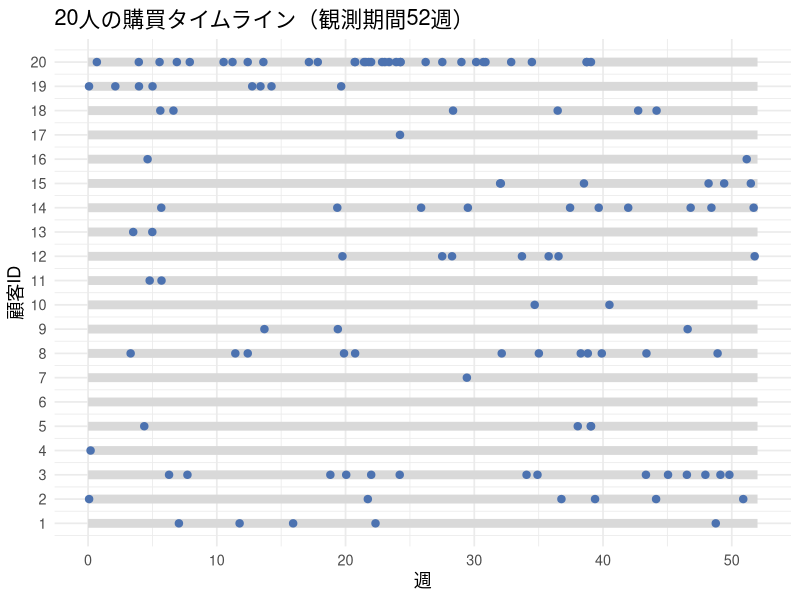
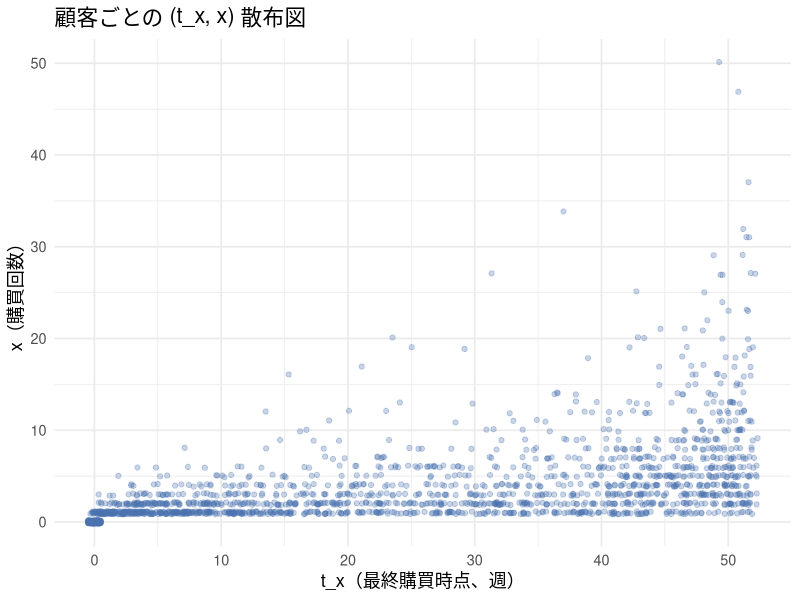
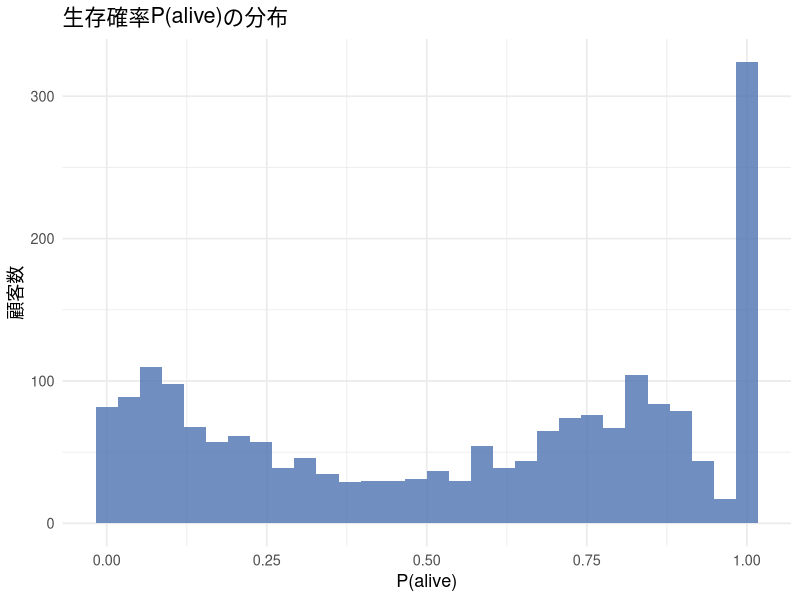
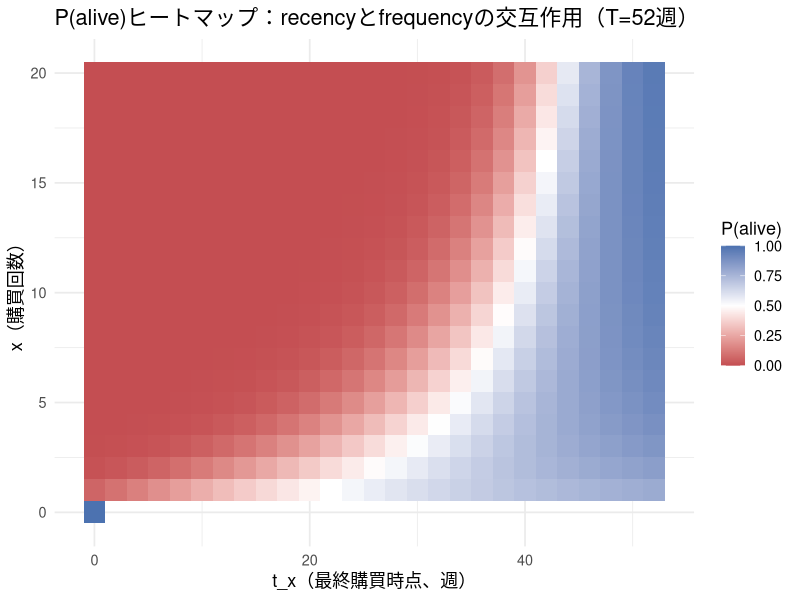
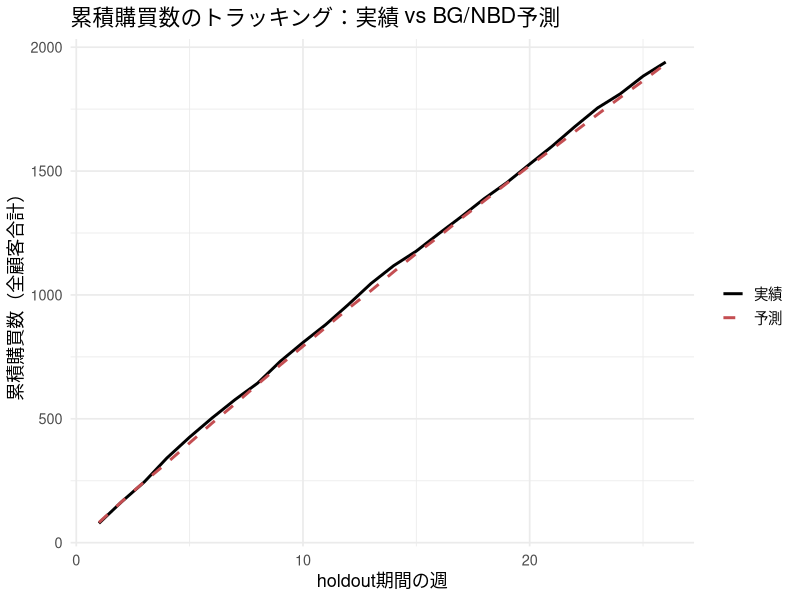
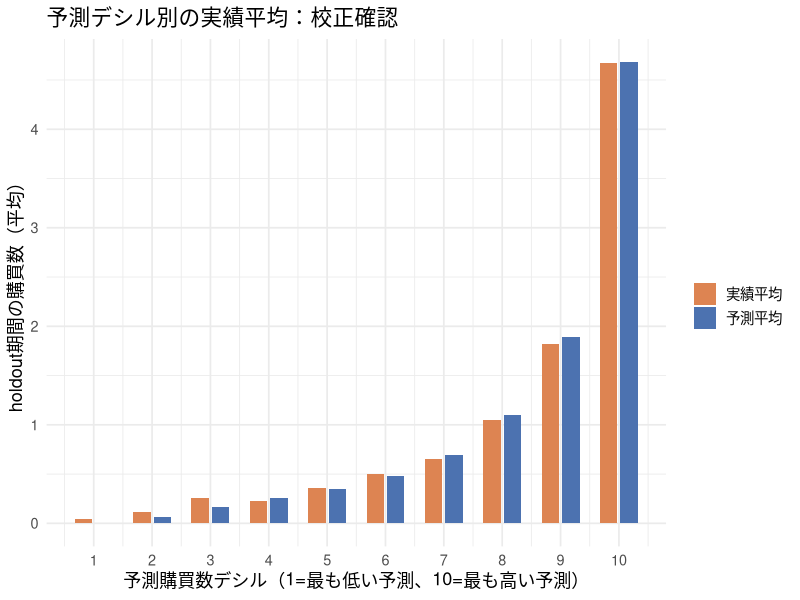

Write R code to recreate these figures, in order.
## ---- chunk 1
#| include: false
library(ggplot2)
library(dplyr)
library(tidyr)
library(knitr)

set.seed(202610)

theme_lecture <- function() {
  fam <- if (Sys.info()[["sysname"]] == "Darwin") "Hiragino Sans" else ""
  theme_minimal(base_size = 13, base_family = fam)
}
theme_set(theme_lecture())
knitr::opts_chunk$set(fig.align = "center", dpi = 144)
options(scipen = 8)
## ---- chunk 2
#| label: fig-lec8-timeline
#| fig-cap: "20人分の購買タイムライン（横軸=観測期間の週。点=購買イベント）"

simulate_customer_events <- function(lambda, p_drop, T) {
  t <- 0
  events <- c()
  repeat {
    wait <- rexp(1, rate = lambda)
    t_next <- t + wait
    if (t_next > T) break
    t <- t_next
    events <- c(events, t)
    if (runif(1) < p_drop) break   # 購買直後に確率p_dropで離脱
  }
  events
}

n_demo <- 20
T_demo <- 52
r_demo <- 0.8; alpha_demo <- 6; a_demo <- 0.7; b_demo <- 2.5

lambda_demo <- rgamma(n_demo, shape = r_demo, rate = alpha_demo)
p_demo <- rbeta(n_demo, a_demo, b_demo)

timeline_list <- lapply(1:n_demo, function(i) {
  ev <- simulate_customer_events(lambda_demo[i], p_demo[i], T_demo)
  # 購買0回の顧客は rep(i, 0) が長さ0になり、0行のdata.frameになる（安全）
  data.frame(customer = rep(i, length(ev)), event_time = ev)
})
timeline_df <- do.call(rbind, timeline_list)

ggplot(timeline_df, aes(x = event_time, y = customer)) +
  annotate("segment", x = 0, xend = T_demo, y = 1:n_demo, yend = 1:n_demo,
           color = "gray85", linewidth = 3) +
  geom_point(color = "#4C72B0", size = 2.2) +
  labs(x = "週", y = "顧客ID", title = "20人の購買タイムライン（観測期間52週）") +
  scale_y_continuous(breaks = 1:n_demo)
## ---- chunk 3
#| label: lec8-dgp

N <- 2000
T_cal <- 52     # calibration期間（週）
T_holdout <- 26 # holdout期間（週）
T_total <- T_cal + T_holdout

r_true <- 0.8; alpha_true <- 6; a_true <- 0.7; b_true <- 2.5

lambda_true <- rgamma(N, shape = r_true, rate = alpha_true)
p_true <- rbeta(N, a_true, b_true)

# 各顧客の購買イベントを観測期間全体(calibration+holdout)でシミュレーションする
simulate_full_history <- function(lambda, p_drop, T) {
  t <- 0
  events <- c()
  repeat {
    wait <- rexp(1, rate = lambda)
    t_next <- t + wait
    if (t_next > T) break
    t <- t_next
    events <- c(events, t)
    if (runif(1) < p_drop) break
  }
  events
}

all_events <- vector("list", N)
for (i in 1:N) {
  all_events[[i]] <- simulate_full_history(lambda_true[i], p_true[i], T_total)
}

# calibration期間(52週)だけを見て (x, t_x) を作る(holdoutの情報は使わない)
x_cal  <- sapply(all_events, function(ev) sum(ev <= T_cal))
tx_cal <- sapply(all_events, function(ev) {
  ev_cal <- ev[ev <= T_cal]
  if (length(ev_cal) == 0) 0 else max(ev_cal)
})

cat("calibration期間の購買回数xの分布:\n")
table(cut(x_cal, breaks = c(-1, 0, 1, 2, 3, 5, 10, Inf),
          labels = c("0", "1", "2", "3", "4-5", "6-10", "11+")))
## ---- chunk 4
#| label: fig-lec8-scatter
#| fig-cap: "顧客ごとの (t_x, x) 散布図（calibration期間52週）"

scatter_df <- data.frame(x = x_cal, tx = tx_cal)
ggplot(scatter_df, aes(x = tx, y = x)) +
  geom_jitter(alpha = 0.3, width = 0.5, height = 0.15, color = "#4C72B0") +
  labs(x = "t_x（最終購買時点、週）", y = "x（購買回数）",
       title = "顧客ごとの (t_x, x) 散布図")
## ---- chunk 5
#| label: lec8-loglik

# logsumexp: log(exp(a) + exp(b)) を数値的に安定に計算する
logsumexp2 <- function(log_a, log_b) {
  m <- pmax(log_a, log_b)
  m + log(exp(log_a - m) + exp(log_b - m))
}

# BG/NBDの対数尤度（ベクトル化: x, tx, Tは同じ長さのベクトル）
bgnbd_loglik <- function(r, alpha, a, b, x, tx, T) {
  ln_Bab <- lbeta(a, b)  # 定数(全顧客共通)

  # 第1項(常に生きている経路)
  ln_A0 <- lbeta(a, b + x) - ln_Bab +
    lgamma(r + x) - lgamma(r) +
    r * log(alpha) - (r + x) * log(alpha + T)

  # 第2項(t_xで離脱していた経路)。x=0の行では式自体を評価しない
  ln_A1 <- rep(-Inf, length(x))
  idx <- x > 0
  ln_A1[idx] <- lbeta(a + 1, b + x[idx] - 1) - ln_Bab +
    lgamma(r + x[idx]) - lgamma(r) +
    r * log(alpha) - (r + x[idx]) * log(alpha + tx[idx])

  logsumexp2(ln_A0, ln_A1)
}

# optimに渡す負の対数尤度。thetaはlog変換した(r,alpha,a,b)を受け取る(正値制約を外すため)
neg_loglik_bgnbd <- function(theta_log, x, tx, T) {
  params <- exp(theta_log)
  r <- params[1]; alpha <- params[2]; a <- params[3]; b <- params[4]
  -sum(bgnbd_loglik(r, alpha, a, b, x, tx, T))
}
## ---- chunk 6
#| label: lec8-mle

theta_init <- log(c(r = 1, alpha = 1, a = 1, b = 1))

opt_result <- optim(
  par = theta_init,
  fn = neg_loglik_bgnbd,
  x = x_cal, tx = tx_cal, T = rep(T_cal, N),
  method = "L-BFGS-B",
  hessian = TRUE
)

theta_hat <- exp(opt_result$par)
names(theta_hat) <- c("r", "alpha", "a", "b")
theta_hat
## ---- chunk 7
#| label: lec8-recovery-table

true_params <- c(r = r_true, alpha = alpha_true, a = a_true, b = b_true)

recovery_df <- data.frame(
  parameter = names(true_params),
  true_value = true_params,
  estimate = round(theta_hat, 4)
)
kable(recovery_df, caption = "真値とMLE推定値の比較（N=2,000、calibration 52週）")
## ---- chunk 8
#| label: lec8-se

# Hessianはlog-scaleのthetaについてのものなので、delta法で元のスケールのSEに変換する
vcov_log <- solve(opt_result$hessian)
se_log <- sqrt(diag(vcov_log))

# delta法: g(theta) = exp(theta) のとき se(g(theta)) ~ g(theta) * se(theta)
se_orig <- theta_hat * se_log

ci_lower <- theta_hat - 1.96 * se_orig
ci_upper <- theta_hat + 1.96 * se_orig

inference_df <- data.frame(
  parameter = names(true_params),
  true_value = true_params,
  estimate = round(theta_hat, 4),
  se = round(se_orig, 4),
  ci_lower = round(ci_lower, 4),
  ci_upper = round(ci_upper, 4)
)
kable(inference_df, caption = "推定値・標準誤差・95%信頼区間（真値との比較）")
## ---- chunk 9
#| label: lec8-palive-fn

palive_bgnbd <- function(r, alpha, a, b, x, tx, T) {
  ratio <- (alpha + T) / (alpha + tx)
  term <- ifelse(x > 0, (a / (b + x - 1)) * ratio^(r + x), 0)
  1 / (1 + term)
}

# 全顧客にP(alive)を付与する
palive_all <- palive_bgnbd(theta_hat["r"], theta_hat["alpha"], theta_hat["a"], theta_hat["b"],
                           x_cal, tx_cal, T_cal)

cat("P(alive)の要約統計:\n")
summary(palive_all)
## ---- chunk 10
#| label: fig-lec8-palive-hist
#| fig-cap: "P(alive)の分布（全顧客）"

ggplot(data.frame(palive = palive_all), aes(x = palive)) +
  geom_histogram(bins = 30, fill = "#4C72B0", alpha = 0.8) +
  labs(x = "P(alive)", y = "顧客数", title = "生存確率P(alive)の分布")
## ---- chunk 11
#| label: fig-lec8-palive-heatmap
#| fig-cap: "(x, t_x)平面でのP(alive)ヒートマップ（T=52週）"

x_grid  <- 0:20
tx_grid <- seq(0, 52, by = 2)

heatmap_df <- expand.grid(x = x_grid, tx = tx_grid)
# t_x > T になる組み合わせ、あるいは x=0なのにtx>0という不可能な組み合わせは除く
heatmap_df <- heatmap_df[heatmap_df$tx <= T_cal & !(heatmap_df$x == 0 & heatmap_df$tx > 0), ]

heatmap_df$palive <- palive_bgnbd(
  theta_hat["r"], theta_hat["alpha"], theta_hat["a"], theta_hat["b"],
  heatmap_df$x, heatmap_df$tx, T_cal
)

ggplot(heatmap_df, aes(x = tx, y = x, fill = palive)) +
  geom_tile() +
  scale_fill_gradient2(low = "#C44E52", mid = "white", high = "#4C72B0",
                        midpoint = 0.5, limits = c(0, 1)) +
  labs(x = "t_x（最終購買時点、週）", y = "x（購買回数）", fill = "P(alive)",
       title = "P(alive)ヒートマップ：recencyとfrequencyの交互作用（T=52週）")
## ---- chunk 12
#| label: lec8-recency-frequency-example

# T=52週、最終購買が44週目(=最後の購買から8週間の沈黙)で固定し、xを変える
tx_fixed <- 44
example_df <- data.frame(x = c(1, 2, 3, 5, 8, 12, 20))
example_df$palive <- palive_bgnbd(
  theta_hat["r"], theta_hat["alpha"], theta_hat["a"], theta_hat["b"],
  example_df$x, tx_fixed, T_cal
)
kable(example_df, digits = 4,
      caption = "recency固定(最終購買から8週間沈黙)でも、frequencyでP(alive)が変わる")
## ---- chunk 13
#| label: lec8-forecast-fn

# 生存している1顧客を、予測開始時点0からhorizon_weeks週だけ前向きに走らせる
simulate_future_path <- function(lambda, p_drop, horizon_weeks) {
  t <- 0
  events <- numeric(0)
  repeat {
    t_next <- t + rexp(1, rate = lambda)
    if (t_next > horizon_weeks) break
    t <- t_next
    events <- c(events, t)
    if (runif(1) < p_drop) break  # 将来の各購買直後にも離脱判定
  }
  events
}

# 1顧客の予測期間合計購買数をS本の将来パスで近似する
simulate_future_purchases <- function(r_hat, alpha_hat, a_hat, b_hat,
                                      x, T_cal, p_alive, H, S = 30) {
  lambda_post <- rgamma(S, shape = r_hat + x, rate = alpha_hat + T_cal)
  p_post <- rbeta(S, shape1 = a_hat, shape2 = b_hat + x)
  is_alive <- runif(S) < p_alive
  n_events <- numeric(S)
  for (s in seq_len(S)) {
    if (!is_alive[s]) next
    n_events[s] <- length(simulate_future_path(lambda_post[s], p_post[s], H))
  }
  mean(n_events)
}
## ---- chunk 14
#| label: lec8-holdout-weekly

# holdout期間を連続時間（単位=週）で前向きに走らせ、(w-1,w]ごとに集計する
simulate_holdout_weekly <- function(r_hat, alpha_hat, a_hat, b_hat,
                                    x, T_cal, p_alive, n_weeks, S = 20) {
  lambda_post <- rgamma(S, shape = r_hat + x, rate = alpha_hat + T_cal)
  p_post <- rbeta(S, shape1 = a_hat, shape2 = b_hat + x)
  is_alive <- runif(S) < p_alive
  weekly_counts <- matrix(0, nrow = S, ncol = n_weeks)
  for (s in seq_len(S)) {
    if (!is_alive[s]) next
    event_times <- simulate_future_path(lambda_post[s], p_post[s], n_weeks)
    if (length(event_times) > 0) {
      # ceiling(t)により、時刻tを実績と同じ区間(w-1,w]へ割り当てる
      weekly_counts[s, ] <- tabulate(ceiling(event_times), nbins = n_weeks)
    }
  }
  colMeans(weekly_counts)
}

# 全顧客についてholdoutの週次予測購買数を積み上げる(計算量を抑えるためS=20)
pred_weekly_matrix <- matrix(0, nrow = N, ncol = T_holdout)
for (i in 1:N) {
  pred_weekly_matrix[i, ] <- simulate_holdout_weekly(
    theta_hat["r"], theta_hat["alpha"], theta_hat["a"], theta_hat["b"],
    x_cal[i], T_cal, palive_all[i], T_holdout, S = 20
  )
}
pred_weekly_total <- colSums(pred_weekly_matrix)
pred_indiv_total  <- rowSums(pred_weekly_matrix)   # 個人ごとの予測合計(デシル分析用)

# 実測: holdout期間(52-78週)の週次購買数
actual_weekly_total <- sapply(1:T_holdout, function(w) {
  sum(sapply(all_events, function(ev) sum(ev > T_cal + w - 1 & ev <= T_cal + w)))
})
actual_indiv_total <- sapply(all_events, function(ev) sum(ev > T_cal))

tracking_summary <- data.frame(
  series = c("実績", "BG/NBD予測"),
  purchases_26_weeks = c(sum(actual_weekly_total), sum(pred_weekly_total))
)
kable(tracking_summary, digits = 1, caption = "holdout 26週の総購買数（再計算結果）")
## ---- chunk 15
#| label: fig-lec8-tracking
#| fig-cap: "holdout期間(26週)の週次累積購買数：実績 vs 予測"

tracking_df <- data.frame(
  week = 1:T_holdout,
  actual_cum = cumsum(actual_weekly_total),
  predicted_cum = cumsum(pred_weekly_total)
) %>%
  pivot_longer(cols = c(actual_cum, predicted_cum), names_to = "type", values_to = "cum_purchases")

ggplot(tracking_df, aes(x = week, y = cum_purchases, color = type, linetype = type)) +
  geom_line(linewidth = 1) +
  scale_color_manual(values = c("actual_cum" = "black", "predicted_cum" = "#C44E52"),
                      labels = c("実績", "予測")) +
  scale_linetype_manual(values = c("actual_cum" = "solid", "predicted_cum" = "dashed"),
                         labels = c("実績", "予測")) +
  labs(x = "holdout期間の週", y = "累積購買数（全顧客合計）", color = "", linetype = "",
       title = "累積購買数のトラッキング：実績 vs BG/NBD予測")
## ---- chunk 16
#| label: fig-lec8-calibration
#| fig-cap: "予測購買数デシル別の実績平均購買数（校正確認）"

decile_df <- data.frame(pred = pred_indiv_total, actual = actual_indiv_total) %>%
  mutate(decile = ntile(pred, 10)) %>%
  group_by(decile) %>%
  summarise(pred_mean = mean(pred), actual_mean = mean(actual), n = n())

decile_long <- decile_df %>%
  select(decile, pred_mean, actual_mean) %>%
  pivot_longer(cols = c(pred_mean, actual_mean), names_to = "type", values_to = "value")

ggplot(decile_long, aes(x = decile, y = value, fill = type)) +
  geom_col(position = position_dodge(width = 0.7), width = 0.6) +
  scale_fill_manual(values = c("pred_mean" = "#4C72B0", "actual_mean" = "#DD8452"),
                     labels = c("実績平均", "予測平均")) +
  scale_x_continuous(breaks = 1:10) +
  labs(x = "予測購買数デシル（1=最も低い予測、10=最も高い予測）",
       y = "holdout期間の購買数（平均）", fill = "",
       title = "予測デシル別の実績平均：校正確認")
## ---- chunk 17
#| label: lec8-clv-example

margin <- 1500          # 1回の購買あたりの粗利(円)
annual_discount <- 0.10 # 実効年率
weekly_discount <- (1 + annual_discount)^(1 / 52) - 1 # 実効週率へ変換
horizon_weeks <- 104    # 2年先まで

compute_clv <- function(r_hat, alpha_hat, a_hat, b_hat, x, T_cal, p_alive,
                        horizon_weeks, weekly_d, margin, S = 200) {
  lambda_post <- rgamma(S, shape = r_hat + x, rate = alpha_hat + T_cal)
  p_post <- rbeta(S, shape1 = a_hat, shape2 = b_hat + x)
  is_alive <- runif(S) < p_alive
  path_value <- numeric(S)
  for (s in seq_len(S)) {
    if (!is_alive[s]) next
    event_times <- simulate_future_path(lambda_post[s], p_post[s], horizon_weeks)
    if (length(event_times) > 0) {
      event_weeks <- ceiling(event_times)
      path_value[s] <- sum(margin / (1 + weekly_d)^event_weeks)
    }
  }
  mean(path_value)
}

# 上位顧客の例(頻繁に買い、最近も購買がある)と平均的顧客の例を比較する
clv_top <- compute_clv(theta_hat["r"], theta_hat["alpha"], theta_hat["a"], theta_hat["b"],
                       x = 15, T_cal = T_cal,
                       p_alive = palive_bgnbd(theta_hat["r"], theta_hat["alpha"],
                                             theta_hat["a"], theta_hat["b"], 15, 50, T_cal),
                       horizon_weeks = horizon_weeks, weekly_d = weekly_discount, margin = margin)

clv_avg <- compute_clv(theta_hat["r"], theta_hat["alpha"], theta_hat["a"], theta_hat["b"],
                       x = 3, T_cal = T_cal,
                       p_alive = palive_bgnbd(theta_hat["r"], theta_hat["alpha"],
                                             theta_hat["a"], theta_hat["b"], 3, 30, T_cal),
                       horizon_weeks = horizon_weeks, weekly_d = weekly_discount, margin = margin)

cat("上位顧客例(x=15,t_x=50)のCLV:", round(clv_top), "円\n")
cat("平均的顧客例(x=3,t_x=30)のCLV:", round(clv_avg), "円\n")
cat("CLV比(上位/平均):", round(clv_top / clv_avg, 2), "倍\n")
